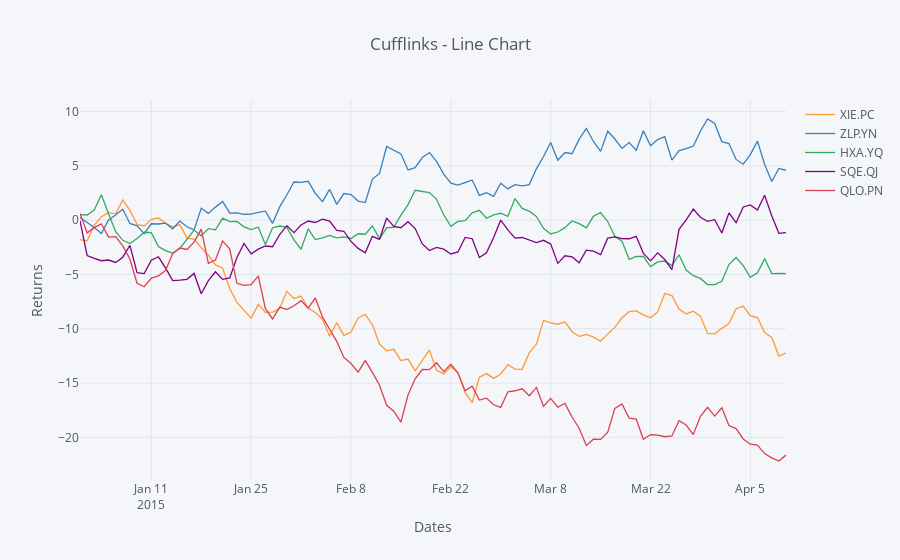

The cell this chart's notebook holds for it:
### Markdown cell above
### Line Charts

### Code cell
cf.datagen.lines().iplot(kind='scatter',xTitle='Dates',yTitle='Returns',title='Cufflinks - Line Chart')
